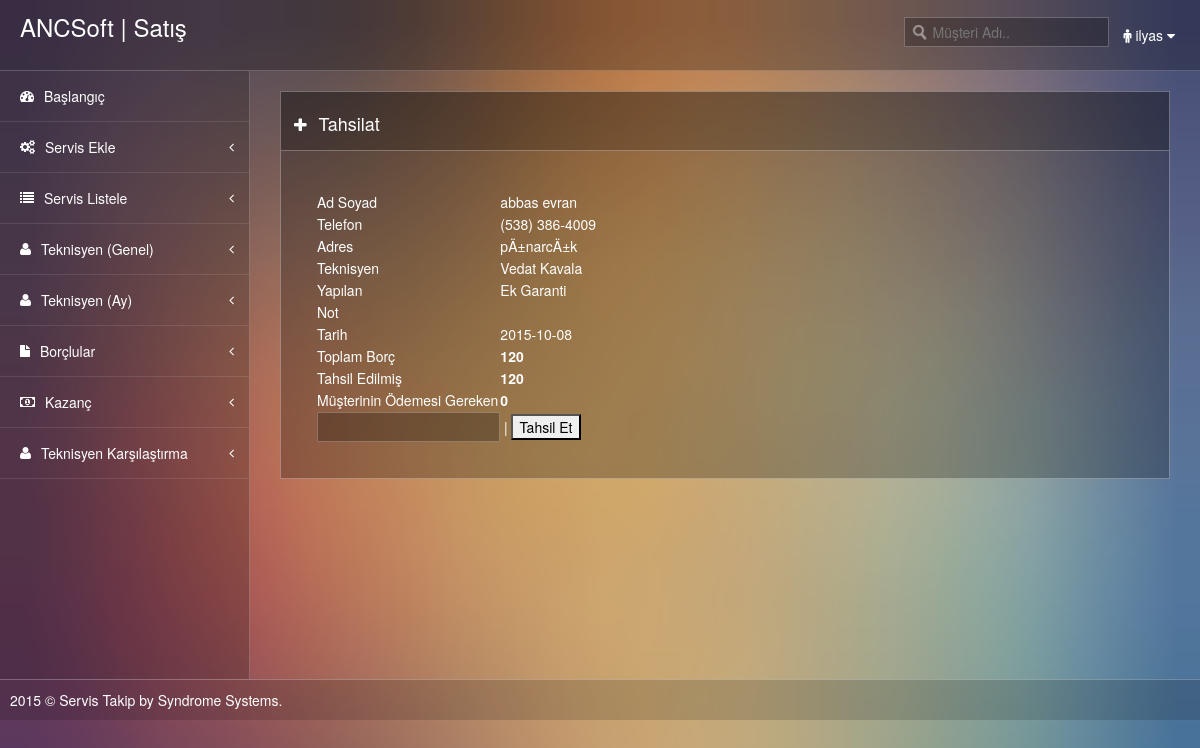
Screenshot of /tahsilat.php?s_no=5 (signed in) with the database file from the repository.
### tables this page shows
CREATE TABLE IF NOT EXISTS `servis` (
  `nS_no` int(11) NOT NULL AUTO_INCREMENT,
  `tM_ad` text NOT NULL,
  `tM_tel` text NOT NULL,
  `tM_adres` text NOT NULL,
  `tS_yapilan` text NOT NULL,
  `tS_teknisyen` text NOT NULL,
  `tS_not` text NOT NULL,
  `dS_tarih` date NOT NULL,
  `nOdeme` int(11) NOT NULL,
  `tO_durum` text NOT NULL,
  `nTahsil_edilen` int(11) NOT NULL,
  PRIMARY KEY (`nS_no`)
);

### tahsilat.php (the view, shortened to what this page needs)
<?php include("header.php"); include("bildirim.php"); include("menu.php"); ?>
  <div class="page-content">
    <div class="content container">
      <div class="row">
        <div class="col-lg-12">
          <div class="widget">
            <div class="widget-header"> <i class="icon-plus"></i>
              <h3>Tahsilat</h3>
            </div>
            <div class="widget-content">
              <div class="panel-body">
              <?php $s_no=$_GET['s_no']; ?>
                <form action="tahsilat.php?s_no=<?php echo $s_no; ?>" method="POST" class="form-horizontal row-border" />
                <table>
                <?php
                $sorgu=mysql_query("SELECT * FROM servis WHERE nS_no='$s_no'");
                while ($oku=mysql_fetch_assoc($sorgu)) {
                  $tutar=$oku['nOdeme'];
                  $tahsil_edilmis=$oku['nTahsil_edilen'];
                  $kalan=$tutar-$tahsil_edilmis;
                  echo "<tr>";
                  echo "<td>Ad Soyad</td><td>".$oku['tM_ad']."</td></tr>";
                  echo "<td>Telefon</td><td>".$oku['tM_tel']."</td></tr>";
                  echo "<td>Adres</td><td>".$oku['tM_adres']."</td></tr>";
                  echo "<td>Teknisyen</td><td>".$oku['tS_teknisyen']."</td></tr>";
                  echo "<td>Yapılan</td><td>".$oku['tS_yapilan']."</td></tr>";
                  echo "<td>Not</td><td>".$oku['tS_not']."</td></tr>";
                  echo "<td>Tarih</td><td>".$oku['dS_tarih']."</td></tr>";
                  echo "<td>Toplam Borç</td><td><b>".$tutar."</b></td></tr>";
                  echo "<td>Tahsil Edilmiş</td><td><b>".$tahsil_edilmis."</b></td></tr>";
                  echo "<td>Müşterinin Ödemesi Gereken</td><td><b>".$kalan."</b></td></tr>";
                  echo "<td colspan='2'><input type='text' name='tutar' /> | <input type='submit' value='Tahsil Et' name='gonder'/></td>";
                }
                ?>
                </table>
              </div>
            </div>
          </div>
        </div>
      </div>
    </div>
  </div>
</div>
<?php include("footer.php"); ?>

### css/thin-admin.css (style rules this page uses)
body { background-color: #54364a; background-size: cover; background-image:url(../images/a.jpg); }
.page-content { color: #FFF; padding: 20px 30px; display: table-cell; float: none!important; }
.container { max-width: none !important; padding: 0; }
textarea, input[type="text"], input[type="password"], input[type="datetime"], input[type="datetime-local"], input[type="date"], input[type="month"], input[type="time"], input[type="week"], input[type="number"], input[type="email"], input[type="url"], input[type="search"], input[type="tel"], input[type="color"], .uneditable-input { background-color: rgba(0, 0, 0, 0.25); border: 1px solid rgba(255, 255, 255, 0.25); color: #fff; min-height: 30px; padding-left: 6px; padding-right: 6px; transition: border 0.2s linear 0s, box-shadow 0.2s linear 0s; }

### style/style.css (style rules this page uses)
.widget { position: relative; clear: both; padding-bottom: 30px; width: auto; overflow: hidden; }
.widget-header { position: relative; height: 60px; line-height: 40px; background-color: rgba(0, 0, 0, 0.40); border: 1px solid rgba(255,255,255, 0.3); }
.widget-header h3 { position: relative; top: 2px; left: 10px; display: inline-block; margin-right: 3em; font-size: 18px; font-weight: 300; color: #fff; line-height: 18px; }
.widget-header [class^="icon-"], .widget-header [class*=" icon-"] { display: inline-block; margin-left: 13px; margin-right: -2px; font-size: 16px; color: #fff; vertical-align: middle; }
.widget-content { padding: 20px 15px 15px; background-color: rgba(0, 0, 0, 0.25); border: 1px solid rgba(255,255,255, 0.3); }
.widget-header+.widget-content { border-top: none; -webkit-border-top-left-radius: 0; -webkit-border-top-right-radius: 0; -moz-border-radius-topleft: 0; -moz-border-radius-topright: 0; border-top-left-radius: 0; border-top-right-radius: 0; }
.widget-content:before, .widget-content:after { content: ""; display: table; }
.widget-content:after { clear: both; }
.widget-content { zoom: 1; }

### rows the page displays
servis: tM_ad "abbas evran", tM_tel "(538) 386-4009", tM_adres "pÄ±narcÄ±k", tS_teknisyen "Vedat Kavala", tS_yapilan "Ek Garanti", dS_tarih "2015-10-08", nOdeme "120", nTahsil_edilen "120", kalan "0"

### other values shown
$_SESSION['user'] "ilyas"
